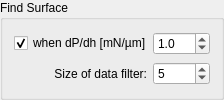
           <widget class="QGroupBox" name="groupBox_5">
            <property name="sizePolicy">
             <sizepolicy hsizetype="Maximum" vsizetype="Maximum">
              <horstretch>0</horstretch>
              <verstretch>0</verstretch>
             </sizepolicy>
            </property>
            <property name="minimumSize">
             <size>
              <width>224</width>
              <height>0</height>
             </size>
            </property>
            <property name="maximumSize">
             <size>
              <width>224</width>
              <height>100</height>
             </size>
            </property>
            <property name="title">
             <string>Find Surface</string>
            </property>
            <layout class="QGridLayout" name="gridLayout_12">
             <item row="2" column="1">
              <widget class="QSpinBox" name="spinBox_DataFilterSize_tabTAF">
               <property name="value">
                <number>5</number>
               </property>
              </widget>
             </item>
             <item row="1" column="1">
              <widget class="QDoubleSpinBox" name="doubleSpinBox_Rate2findSurface_tabTAF">
               <property name="sizePolicy">
                <sizepolicy hsizetype="Minimum" vsizetype="Maximum">
                 <horstretch>0</horstretch>
                 <verstretch>0</verstretch>
                </sizepolicy>
               </property>
               <property name="decimals">
                <number>1</number>
               </property>
               <property name="value">
                <double>1.000000000000000</double>
               </property>
              </widget>
             </item>
             <item row="2" column="0">
              <widget class="QLabel" name="label_87">
               <property name="text">
                <string>Size of data filter:</string>
               </property>
               <property name="alignment">
                <set>Qt::AlignRight|Qt::AlignTrailing|Qt::AlignVCenter</set>
               </property>
              </widget>
             </item>
             <item row="1" column="0">
              <widget class="QCheckBox" name="checkBox_UsingRate2findSurface_tabTAF">
               <property name="sizePolicy">
                <sizepolicy hsizetype="Maximum" vsizetype="Maximum">
                 <horstretch>0</horstretch>
                 <verstretch>0</verstretch>
                </sizepolicy>
               </property>
               <property name="text">
                <string>when dP/dh [mN/µm] &gt;</string>
               </property>
               <property name="checked">
                <bool>true</bool>
               </property>
              </widget>
             </item>
            </layout>
           </widget>
